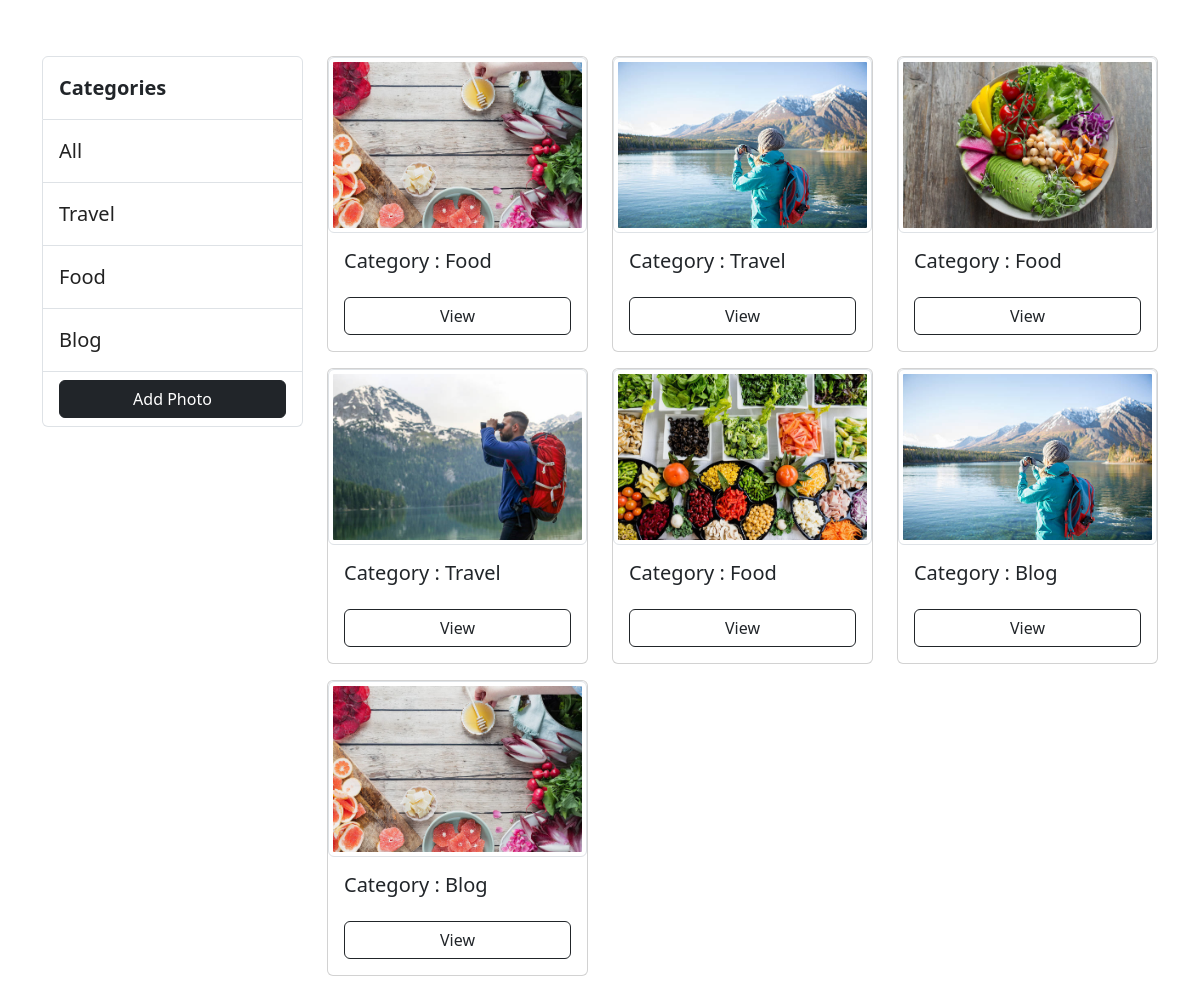
The page / on the database its author committed.
### photos/models.py (models this page shows, shortened)
class Category(models.Model):
    category_name = models.CharField(max_length=120,null=True,blank=True)
    slug = models.SlugField(max_length=200,blank=True,null=True)
    def __str__(self):
        return self.category_name
    def get_url(self):
        return reverse("gallery_category",args=[self.slug])

class Gallery(models.Model):
    category = models.ForeignKey(Category,on_delete=models.SET_NULL,null=True,blank=True)
    slug = models.SlugField(max_length=200,blank=True,null=True)
    images = models.ImageField(null=True,blank=True,upload_to='photos')
    description = models.TextField()
    def get_url(self):
        return reverse("photo", args=[self.category.slug,self.id])

### photos/views.py (the view)
# urls.py: path('',views.gallery,name="gallery"),
def gallery(request,category_slug=None):
    categories = None
    gallery = None
    if category_slug != None:
        categories = Category.objects.get(slug=category_slug)
        gallery = Gallery.objects.filter(category=categories)
    else:
        gallery = Gallery.objects.all()
    context = {'gallery':gallery}
    return render(request,'photos/gallery.html',context)

### photos/context_processors.py (called while the page is built)
def category_links(request):
    categories = Category.objects.all()
    return dict(categories=categories)

### photos/templates/photos/gallery.html (shortened to what this page needs)
{% extends 'base.html' %}
{% load static %}
{% block content %}
<div class="gallery mt-5">
    <div class="container">
        <div class="row">
            <div class="col-3">
                <ul class="list-group my-2">
                  <li class="list-group-item pt-3 pb-3" style="font-weight:600;font-size:20px">Categories</li>
                  <li class="list-group-item pt-3 pb-3"><a style="text-decoration:none;color:#222;font-size:20px" href="{% url 'gallery' %}">All</a></li>
                    {% for category in categories %}
                    <li class="list-group-item pt-3 pb-3"><a style="text-decoration:none;color:#222;font-size:20px" href="{{category.get_url}}">{{category}}</a></li>
                    {% endfor %}
                    <li class="list-group-item"><a href="{% url 'add_photo' %}" class="btn btn-dark" style="width:100%">Add Photo</a></li>
                </ul>
            </div>
            <div class="col-9">
                <div class="row">
                  {% for gallery in gallery %}
                    <div class="col-4">
                      <div class="card my-2">
                          <img height="250" src="{{gallery.images.url}}" class="img-thumbnail" alt="...">
                          <div class="card-body">
                            <h5 class="card-text mb-4">Category : {{gallery.category.category_name}}</h5>
                            <a href="{{gallery.get_url}}" class="btn d-block btn-outline-dark">View</a>
                          </div>
                        </div>
                    </div>
                  {% endfor %}
                </div>
            </div>
        </div>
    </div>
</div>
{% endblock content %}

### templates/base.html (shortened to what this page needs)
<!DOCTYPE html>
{% load static %}
<html lang="en">
<head>
    <link rel="stylesheet" href="{% static 'css/bootstrap.min.css' %}">
    <link rel="stylesheet" href="{% static 'css/style.css' %}">
</head>
<body>
    {% block content %}
    {% endblock content %}
</body>
</html>

### rows shown on the page
Category: category_name "Travel"
Category: category_name "Food"
Category: category_name "Blog"
Gallery: images (picture), category.category_name "Food"
Gallery: images (picture), category.category_name "Travel"
Gallery: images (picture), category.category_name "Food"
Gallery: images (picture), category.category_name "Travel"
Gallery: images (picture), category.category_name "Food"
Gallery: images (picture), category.category_name "Blog"
Gallery: images (picture), category.category_name "Blog"
